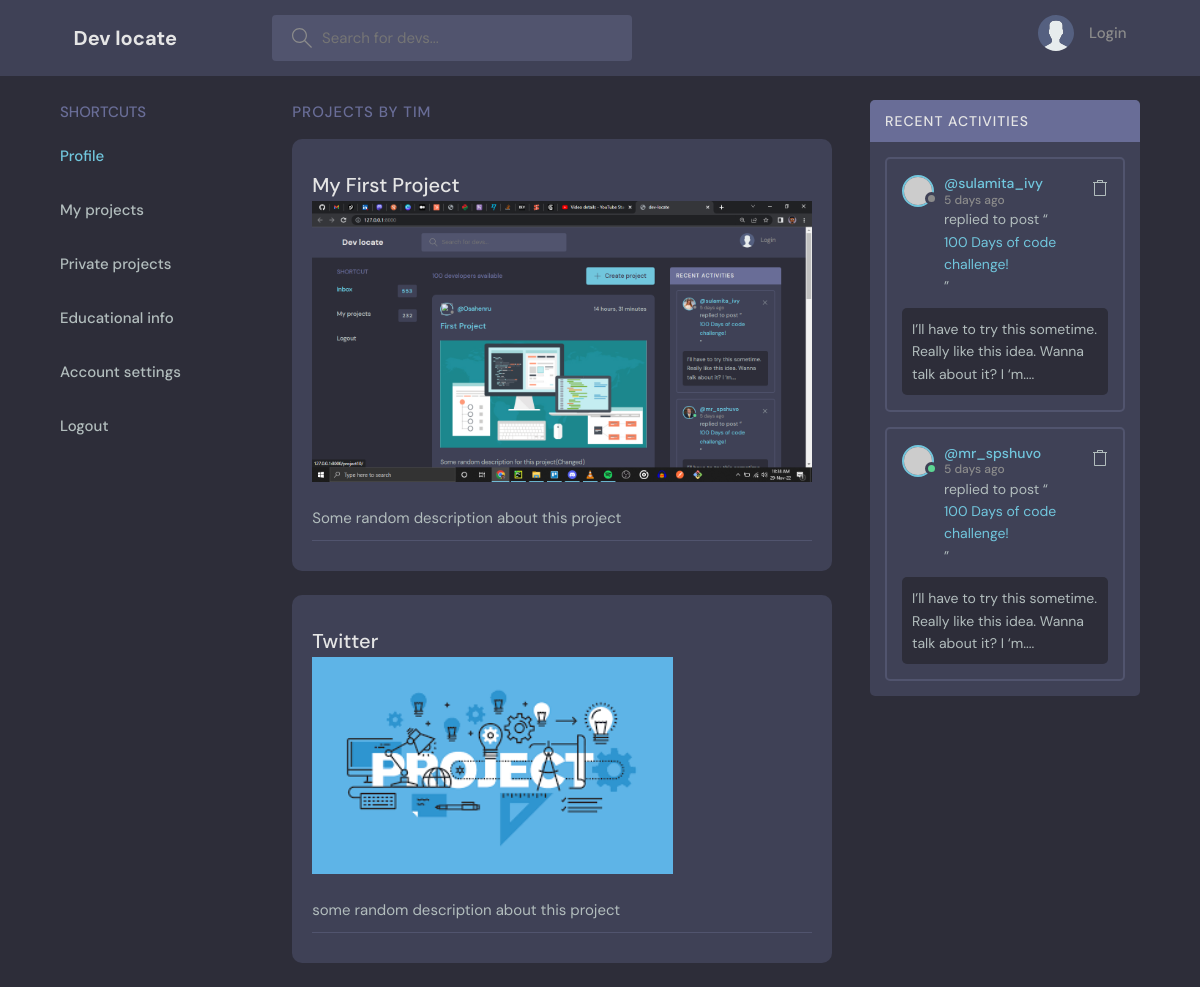
The app's page /accounts/projects/1/ with its own data.
### accounts/models.py (models this page shows, shortened)
class Engineer(AbstractUser):
    username = models.CharField(max_length=200, null=True)
    email = models.EmailField(unique=True, null=True)
    bio = models.TextField()
    avatar = models.ImageField(default="profile.png")
    country = models.CharField(max_length=200)
    years_of_experience = models.PositiveIntegerField(null=True, blank=True)
    tech_stack = models.CharField(null=True, blank=True, max_length=300)
    USERNAME_FIELD = "email"
    REQUIRED_FIELDS = ["username"]

### projects/models.py (models this page shows, shortened)
class Project(models.Model):
    engineer = models.ForeignKey(Engineer, on_delete=models.CASCADE)
    name = models.CharField(max_length=100)
    tech_used = models.CharField(max_length=200)
    updated = models.DateTimeField(auto_now=True)
    created = models.DateTimeField(auto_now_add=True)
    image = models.ImageField(default="project.png")
    description = models.TextField(null=True, blank=True)
    repo_url = models.URLField(null=True, blank=True)
    live_url = models.URLField(null=True, blank=True)
    make_public = models.BooleanField(default=False)
    @property
    def image_url(self):
        try:
            url = self.image.url
        except:
            url = ""
        return url
    class Meta:
        ordering = ["-created"]

### accounts/views.py (the view)
# urls.py: path("projects/<str:pk>/", EngineerProject.as_view(), name="projects"),
class EngineerProject(DetailView):
    model = Engineer
    template_name = "../templates/projects.html"
    def get_context_data(self, **kwargs):
        context = super(EngineerProject, self).get_context_data()
        pk = self.kwargs.get("pk")
        context["engineer"] = Engineer.objects.get(id=pk)
        context["public_projects"] = context["engineer"].project_set.filter(
            make_public=True
        )
        return context

### templates/projects.html (shortened to what this page needs)
{% extends 'base.html' %}
{% block content %}
<main class="profile-page layout layout--3">
    <div class="container">
        <div class="topics">
            <div class="topics__header">
                <h2>Shortcuts</h2>
            </div>
            <ul class="topics__list">
                <li>
                    <a href="{% url 'profile' engineer.id %}" class="active">Profile</a>
                </li>
                <li>
                    <a href="#">My projects</a>
                </li>
                <li>
                    <a href="#">Private projects</a>
                </li>
                <li>
                    <a href="#">Educational info</a>
                </li>
                <li>
                    <a href="#">Account settings</a>
                </li>
                <li>
                    <a href="#">Logout</a>
                </li>
            </ul>
        </div>
        <div class="roomList">
            <div class="roomList__header">
                <div>
                    <h2>Projects by {{engineer.username|title}}</a>
                    </h2>
                </div>
            </div>
            {% for project in public_projects %}
            <div class="roomListRoom">
                <div class="roomListRoom__content">
                    <a href="{% url 'detail_project' project.id %}">
                        {{project.name|title}}
                        <img src="{{project.image_url}}">
                    </a>
                    <p>
                        {{project.description}}
                    </p>
                </div>
                <div class="roomListRoom__meta">
                </div>
            </div>
            {% endfor %}
        </div>
        <div class="activities">
            <div class="activities__header">
                <h2>Recent Activities</h2>
            </div>
            <div class="activities__box">
                <div class="activities__boxHeader roomListRoom__header">
                    <a href="profile.html" class="roomListRoom__author">
                        <div class="avatar avatar--small">
                            <img src="https://randomuser.me/api/portraits/women/11.jpg" />
                        </div>
                        <p>
                            @sulamita_ivy
                            <span>5 days ago</span>
                        </p>
                    </a>
                    <div class="roomListRoom__actions">
                        <a href="#">
                        </a>
                    </div>
                </div>
                <div class="activities__boxContent">
                    <p>replied to post “<a href="room.html">100 Days of code challenge!</a>”</p>
                    <div class="activities__boxRoomContent">
                        I’ll have to try this sometime. Really like this idea. Wanna talk about it? I ‘m....
                    </div>
                </div>
            </div>
            <div class="activities__box">
                <div class="activities__boxHeader roomListRoom__header">
                    <a href="profile.html" class="roomListRoom__author">
                        <div class="avatar avatar--small active">
                            <img src="https://randomuser.me/api/portraits/men/13.jpg" />
                        </div>
                        <p>
                            @mr_spshuvo
                            <span>5 days ago</span>
                        </p>
                    </a>
                    <div class="roomListRoom__actions">
                        <a href="#">
                        </a>
                    </div>
                </div>
                <div class="activities__boxContent">
                    <p>replied to post “<a href="room.html">100 Days of code challenge!</a>”</p>
                    <div class="activities__boxRoomContent">
                        I’ll have to try this sometime. Really like this idea. Wanna talk about it? I ‘m....
                    </div>
                </div>
            </div>
        </div>
    </div>
</main>
{% endblock %}

### static/style.css (style rules this page uses)
:root { --color-main: #71c6dd; --color-main-light: #e1f6fb; --color-dark: #3f4156; --color-dark-medium: #51546e; --color-dark-light: #696d97; --color-light: #e5e5e5; --color-gray: #8b8b8b; --color-light-gray: #b2bdbd; --color-bg: #2d2d39; --color-success: #5dd693; --color-error: #fc4b0b; }
* { font-family: "DM Sans", -apple-system, BlinkMacSystemFont, "Segoe UI", Roboto, Oxygen, Ubuntu, Cantarell, "Open Sans", "Helvetica Neue", sans-serif; margin: 0; padding: 0; box-sizing: border-box; text-rendering: optimizeLegibility; font-size: inherit; }
html { font-size: 56.25%; }
@media only screen and (min-width: 1200px) { html { font-size: 62.5%; } }
body { line-height: 1.6; font-weight: 400; font-size: 1.5rem; color: var(--color-light-gray); background-color: var(--color-bg); min-height: 100vh; }
img { width: 100%; }
a { display: inline-block; color: var(--color-main); text-decoration: none; }
.container { max-width: 120rem; width: 90%; margin: auto; }
.avatar { position: relative; display: inline-block; border-radius: 50%; border: 2px solid var(--color-main); }
.avatar img { display: block; border-radius: 50%; object-fit: cover; object-position: center; }
.avatar::after { content: ""; display: block; position: absolute; background-color: var(--color-gray); z-index: 111; border-radius: 50%; border: 0.3rem solid var(--color-dark); }
.avatar.active::after { background-color: var(--color-success); }
.avatar.avatar--small img { width: 2.8rem; height: 2.8rem; }
.avatar.avatar--small:after { width: 0.7rem; height: 0.7rem; bottom: 0px; right: -6px; }
.layout { margin-top: 2.4rem; }
.layout > .container { display: flex; justify-content: space-between; align-items: flex-start; }
.layout--3 > .container > div:first-child { flex-basis: 18%; max-width: 22.5rem; }
.layout--3 > .container > div:nth-child(2) { flex-basis: 50%; }
.layout--3 > .container > div:last-child { flex-basis: 25%; }
.topics__header { margin-bottom: 2rem; }
.topics__header h2 { text-transform: uppercase; font-weight: 500; color: var(--color-dark-light); }
.topics__list { list-style: none; }
.topics__list li a { display: flex; justify-content: space-between; margin-bottom: 3rem; font-weight: 500; color: var(--color-light-gray); transition: all 0.3s ease-in-out; }
.topics__list li a.active, .topics__list li a:hover { color: var(--color-main); }
.roomList__header { display: flex; justify-content: space-between; align-items: center; margin-bottom: 2.4rem; }
.roomList__header h2 { text-transform: uppercase; font-weight: 500; color: var(--color-light); letter-spacing: 1px; }
.roomListRoom { margin-bottom: 2.4rem; background-color: var(--color-dark); border-radius: 1rem; padding: 2rem; }
.roomListRoom__header { display: flex; justify-content: space-between; align-items: center; }
.roomListRoom__author { font-weight: 500; display: flex; align-items: center; gap: 1rem; }
.roomListRoom__actions { display: flex; align-items: flex-start; gap: 1rem; position: relative; }
.roomListRoom__actions svg { fill: var(--color-main); width: 1.6rem; height: 1.6rem; }
.roomListRoom__content { margin: 1rem 0; }
.roomListRoom__content a { font-size: 2rem; font-weight: 500; margin-bottom: 1.5rem; color: var(--color-light); transition: all 0.3s ease-in-out; }
.roomListRoom__meta { border-top: 1px solid var(--color-dark-medium); padding-top: 1rem; display: flex; align-items: center; justify-content: space-between; }
.activities { background: var(--color-dark); border-radius: 5px; overflow: hidden; }
.activities__header h2 { background-color: var(--color-dark-light); text-transform: uppercase; font-weight: 500; padding: 1rem 1.5rem; color: var(--color-light); letter-spacing: 1px; font-size: 1.4rem; }
.activities__box { margin: 1.5rem; padding: 1.5rem; border: 2px solid var(--color-dark-medium); border-radius: 5px; }
.activities__boxHeader p { font-size: 1.4rem; line-height: 1.3; }
.activities__boxHeader p span { color: var(--color-gray); font-size: 1.2rem; display: block; }
.activities__boxContent { margin-left: 4.2rem; }
.activities__boxContent { font-size: 1.4rem; }
.activities__boxRoomContent { background: var(--color-bg); padding: 1rem; border-radius: 5px; margin-top: 1rem; margin-left: -4.2rem; }
.roomListRoom__actions svg { fill: var(--color-light-gray); }
.profile-page .roomList__header { margin-bottom: 1.5rem; }
.profile-page .roomList__header h2 { color: var(--color-dark-light); }

### records on screen
Engineer: username "TIM"
Project: name "My First Project", image_url (picture), description "Some random description about this project"
Project: name "Twitter", image_url (picture), description "some random description about this project"
